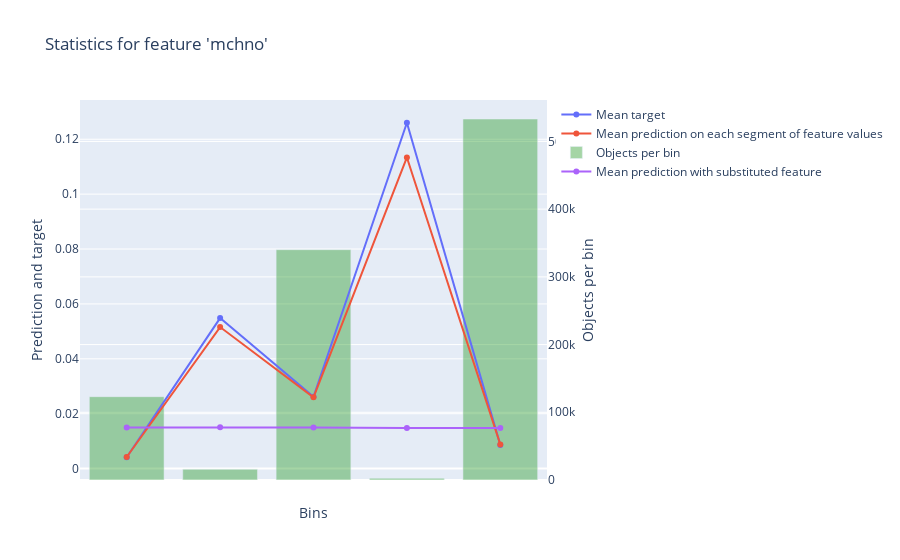

Write notebook code for a chart like this one.
### Code cell
res = model.calc_feature_statistics(X_train1,
                                    y_train1,
                                    prediction_type='Probability',
#                                     cat_feature_values={6189:0}, 
                                    max_cat_features_on_plot=20,
                                    feature=['mchno'],#["mchno"],
                                    plot=True)

### Figure 1 — Plotly figure (JSON) as saved in the notebook; plotly's stock layout.template omitted (floating-point values rounded to 4 significant figures)
{"data": [{"mode": "lines+markers", "name": "Mean target", "type": "scatter", "xaxis": "x", "y": [0.004136, 0.05484, 0.02614, 0.126, 0.008643], "yaxis": "y"}, {"mode": "lines+markers", "name": "Mean prediction on each segment of feature values", "type": "scatter", "xaxis": "x", "y": [0.004244, 0.05157, 0.02596, 0.1134, 0.008825], "yaxis": "y"}, {"marker": {"color": "rgba(30, 150, 30, 0.4)"}, "name": "Objects per bin", "type": "bar", "width": 0.8, "xaxis": "x", "y": [123052, 15883, 340144, 2587, 533125], "yaxis": "y2"}, {"mode": "lines+markers", "name": "Mean prediction with substituted feature", "type": "scatter", "xaxis": "x", "y": [0.01498, 0.01503, 0.015, 0.01482, 0.01482], "yaxis": "y"}], "layout": {"title": {"text": "Statistics for feature 'mchno'"}, "xaxis": {"showticklabels": false, "tickmode": "array", "ticktext": ["(-inf, 11645.5000]", "(11645.5000, 14981.5000]", "(14981.5000, 55819.5000]", "(55819.5000, 56035.5000]", "(56035.5000, +inf)"], "tickvals": [0, 1, 2, 3, 4], "title": {"text": "Bins"}}, "yaxis": {"overlaying": "y2", "side": "left", "title": {"text": "Prediction and target"}}, "yaxis2": {"position": 1, "side": "right", "title": {"text": "Objects per bin"}}}}
